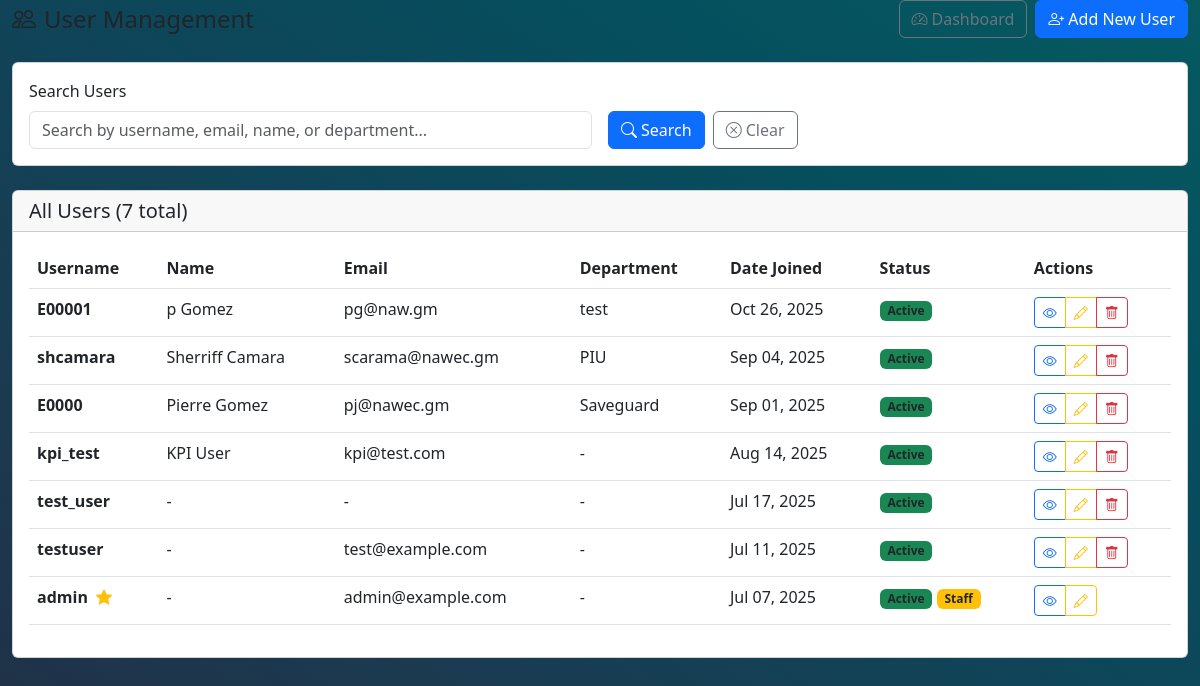
The app's page /user-accounts/users/ (signed in) with its own data.
### accounts/models.py (models this page shows, shortened)
class User(AbstractUser):
    department = models.CharField(max_length=100, null=True, blank=True)
    groups = models.ManyToManyField(
        'auth.Group',
        related_name='custom_user_groups',
        blank=True,
        help_text='The groups this user belongs to.'
    )
    user_permissions = models.ManyToManyField(
        'auth.Permission',
        related_name='custom_user_permissions',
        blank=True,
        help_text='Specific permissions for this user.'
    )

### accounts/views.py (the view, shortened to what this page needs)
# urls.py: path('users/', views.UserListView.as_view(), name='user_list'),
class UserListView(LoginRequiredMixin, UserPassesTestMixin, ListView):
    model = User
    template_name = 'accounts/user_list.html'
    context_object_name = 'users'
    paginate_by = 20
    def test_func(self):
        return is_admin(self.request.user)
    def get_queryset(self):
        queryset = User.objects.all().order_by('-date_joined')
        search_query = self.request.GET.get('search')
        return queryset
    def get_context_data(self, **kwargs):
        context = super().get_context_data(**kwargs)
        context['search_query'] = self.request.GET.get('search', '')
        return context

### accounts/views.py (called while the page is built)
def is_admin(user):
    return user.is_superuser or user.is_staff

### templates/accounts/user_list.html (shortened to what this page needs)
{% extends "base.html" %}
{% load widget_tweaks %}
{% block content %}
<div class="container-fluid">
    <div class="row">
        <div class="col-12">
            <div class="d-flex justify-content-between align-items-center mb-4">
                <h2 class="h4 text-dark mb-0">
                    <i class="bi bi-people me-2"></i>User Management
                </h2>
                <div class="d-flex gap-2">
                    <a href="{% url 'accounts:user_dashboard' %}" class="btn btn-outline-secondary">
                        <i class="bi bi-speedometer2 me-1"></i>Dashboard
                    </a>
                    <a href="{% url 'accounts:user_create' %}" class="btn btn-primary">
                        <i class="bi bi-person-plus me-1"></i>Add New User
                    </a>
                </div>
            </div>
            <div class="card mb-4">
                <div class="card-body">
                    <form method="GET" class="row g-3">
                        <div class="col-md-6">
                            <label for="search" class="form-label">Search Users</label>
                            <input type="text"
                                   class="form-control"
                                   id="search"
                                   name="search"
                                   value="{{ search_query }}"
                                   placeholder="Search by username, email, name, or department...">
                        </div>
                        <div class="col-md-6 d-flex align-items-end">
                            <button type="submit" class="btn btn-primary me-2">
                                <i class="bi bi-search me-1"></i>Search
                            </button>
                            <a href="{% url 'accounts:user_list' %}" class="btn btn-outline-secondary">
                                <i class="bi bi-x-circle me-1"></i>Clear
                            </a>
                        </div>
                    </form>
                </div>
            </div>
            <div class="card">
                <div class="card-header">
                    <h5 class="mb-0">All Users ({{ users|length }} total)</h5>
                </div>
                <div class="card-body">
                    <div class="table-responsive">
                        <table class="table table-hover">
                            <thead>
                                <tr>
                                    <th>Username</th>
                                    <th>Name</th>
                                    <th>Email</th>
                                    <th>Department</th>
                                    <th>Date Joined</th>
                                    <th>Status</th>
                                    <th>Actions</th>
                                </tr>
                            </thead>
                            <tbody>
                                {% for user in users %}
                                <tr>
                                    <td>
                                        <strong>{{ user.username }}</strong>
                                        {% if user.is_superuser %}
                                            <i class="bi bi-star-fill text-warning ms-1" title="Superuser"></i>
                                        {% endif %}
                                    </td>
                                    <td>{{ user.get_full_name|default:"-" }}</td>
                                    <td>{{ user.email|default:"-" }}</td>
                                    <td>{{ user.department|default:"-" }}</td>
                                    <td>{{ user.date_joined|date:"M d, Y" }}</td>
                                    <td>
                                        {% if user.is_active %}
                                            <span class="badge bg-success">Active</span>
                                        {% else %}
                                            <span class="badge bg-danger">Inactive</span>
                                        {% endif %}
                                        {% if user.is_staff %}
                                            <span class="badge bg-warning">Staff</span>
                                        {% endif %}
                                    </td>
                                    <td>
                                        <div class="btn-group" role="group">
                                            <a href="{% url 'accounts:user_detail' user.pk %}"
                                               class="btn btn-sm btn-outline-primary"
                                               title="View Details">
                                                <i class="bi bi-eye"></i>
                                            </a>
                                            <a href="{% url 'accounts:user_update' user.pk %}"
                                               class="btn btn-sm btn-outline-warning"
                                               title="Edit User">
                                                <i class="bi bi-pencil"></i>
                                            </a>
                                            {% if user != request.user %}
                                            <a href="{% url 'accounts:user_delete' user.pk %}"
                                               class="btn btn-sm btn-outline-danger"
                                               title="Delete User"
                                               onclick="return confirm('Are you sure you want to delete this user?')">
                                                <i class="bi bi-trash"></i>
                                            </a>
                                            {% endif %}
                                        </div>
                                    </td>
                                </tr>
                                {% endfor %}
                            </tbody>
                        </table>
                    </div>
                </div>
            </div>
        </div>
    </div>
</div>
{% endblock %}

### static/css/styles.css (style rules this page uses)
body { background-image: linear-gradient(to right top, #212f45, #1b3a50, #104458, #054f5e, #065a60); min-height: 100vh; }

### static/css/text-contrast.css (style rules this page uses)
.bg-white, .card-body, .card, .table, .form-control, .form-select, .list-group-item, .modal-content, .dropdown-menu { color: #212529 !important; }
.bg-white h1, .bg-white h2, .bg-white h3, .bg-white h4, .bg-white h5, .bg-white h6, .card h1, .card h2, .card h3, .card h4, .card h5, .card h6, .table h1, .table h2, .table h3, .table h4, .table h5, .table h6, .modal-content h1, .modal-content h2, .modal-content h3, .modal-content h4, .modal-content h5, .modal-content h6 { color: #212529 !important; }
.bg-white p, .bg-white span, .bg-white div, .bg-white td, .bg-white th, .bg-white label, .card p, .card span, .card div, .card td, .card th, .card label, .table p, .table span, .table div, .table td, .table th, .table label, .modal-content p, .modal-content span, .modal-content div, .modal-content td, .modal-content th, .modal-content label { color: #212529 !important; }
.bg-white .form-control, .bg-white .form-select, .bg-white .form-check-label, .card .form-control, .card .form-select, .card .form-check-label, .modal-content .form-control, .modal-content .form-select, .modal-content .form-check-label { color: #212529 !important; }
.container, .container-fluid, .row, .col { color: inherit; }

### records on screen
User: username "E00001", get_full_name "p Gomez", email "pg@naw.gm", department "test", date_joined "Oct 26, 2025", is_active "Active"
User: username "shcamara", get_full_name "Sherriff Camara", email "scarama@nawec.gm", department "PIU", date_joined "Sep 04, 2025", is_active "Active"
User: username "E0000", get_full_name "Pierre Gomez", email "pj@nawec.gm", department "Saveguard", date_joined "Sep 01, 2025", is_active "Active"
User: username "kpi_test", get_full_name "KPI User", email "kpi@test.com", department "-", date_joined "Aug 14, 2025", is_active "Active"
User: username "test_user", get_full_name "-", email "-", department "-", date_joined "Jul 17, 2025", is_active "Active"
User: username "testuser", get_full_name "-", email "test@example.com", department "-", date_joined "Jul 11, 2025", is_active "Active"
User: username "admin", is_superuser True (drawn), get_full_name "-", email "admin@example.com", department "-", date_joined "Jul 07, 2025", is_active "Active", is_staff "Staff"

### other values on screen
{{ users|length }} "7"
